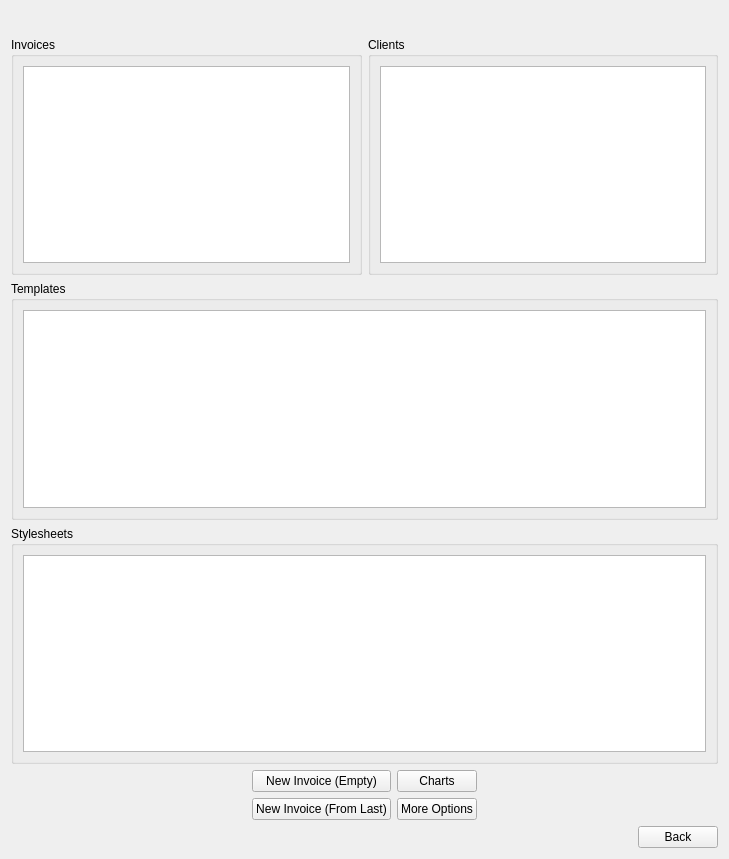
<?xml version="1.0" encoding="UTF-8"?>
<ui version="4.0">
 <class>MainPage</class>
 <widget class="QWidget" name="MainPage">
  <property name="geometry">
   <rect>
    <x>0</x>
    <y>0</y>
    <width>729</width>
    <height>859</height>
   </rect>
  </property>
  <property name="windowTitle">
   <string>Form</string>
  </property>
  <layout class="QVBoxLayout" name="verticalLayout_7">
   <item>
    <widget class="TitleBarWidget" name="titleBarWidget" native="true"/>
   </item>
   <item>
    <spacer name="verticalSpacer">
     <property name="orientation">
      <enum>Qt::Vertical</enum>
     </property>
     <property name="sizeType">
      <enum>QSizePolicy::Fixed</enum>
     </property>
     <property name="sizeHint" stdset="0">
      <size>
       <width>20</width>
       <height>20</height>
      </size>
     </property>
    </spacer>
   </item>
   <item>
    <layout class="QHBoxLayout" name="horizontalLayout">
     <item>
      <widget class="QGroupBox" name="groupBox">
       <property name="title">
        <string>Invoices</string>
       </property>
       <layout class="QVBoxLayout" name="verticalLayout">
        <item>
         <widget class="QTableView" name="invoiceContentView"/>
        </item>
       </layout>
      </widget>
     </item>
     <item>
      <widget class="QGroupBox" name="groupBox_2">
       <property name="title">
        <string>Clients</string>
       </property>
       <layout class="QVBoxLayout" name="verticalLayout_2">
        <item>
         <widget class="QTableView" name="clientsView"/>
        </item>
       </layout>
      </widget>
     </item>
    </layout>
   </item>
   <item>
    <widget class="QGroupBox" name="groupBox_4">
     <property name="title">
      <string>Templates</string>
     </property>
     <layout class="QVBoxLayout" name="verticalLayout_5">
      <item>
       <widget class="QTableView" name="templatesView"/>
      </item>
     </layout>
    </widget>
   </item>
   <item>
    <widget class="QGroupBox" name="groupBox_3">
     <property name="title">
      <string>Stylesheets</string>
     </property>
     <layout class="QVBoxLayout" name="verticalLayout_3">
      <item>
       <widget class="QTableView" name="stylesheetsView"/>
      </item>
     </layout>
    </widget>
   </item>
   <item>
    <layout class="QHBoxLayout" name="horizontalLayout_2">
     <item>
      <spacer name="horizontalSpacer_3">
       <property name="orientation">
        <enum>Qt::Horizontal</enum>
       </property>
       <property name="sizeHint" stdset="0">
        <size>
         <width>40</width>
         <height>20</height>
        </size>
       </property>
      </spacer>
     </item>
     <item>
      <layout class="QVBoxLayout" name="verticalLayout_4">
       <item>
        <widget class="QPushButton" name="newInvoiceFromEmptyButton">
         <property name="text">
          <string>New Invoice (Empty)</string>
         </property>
        </widget>
       </item>
       <item>
        <widget class="QPushButton" name="newInvoiceFromLastButton">
         <property name="text">
          <string>New Invoice (From Last)</string>
         </property>
        </widget>
       </item>
      </layout>
     </item>
     <item>
      <layout class="QVBoxLayout" name="verticalLayout_6">
       <item>
        <widget class="QPushButton" name="chartsButton">
         <property name="text">
          <string>Charts</string>
         </property>
        </widget>
       </item>
       <item>
        <widget class="QPushButton" name="moreButton">
         <property name="text">
          <string>More Options</string>
         </property>
        </widget>
       </item>
      </layout>
     </item>
     <item>
      <spacer name="horizontalSpacer_4">
       <property name="orientation">
        <enum>Qt::Horizontal</enum>
       </property>
       <property name="sizeHint" stdset="0">
        <size>
         <width>40</width>
         <height>20</height>
        </size>
       </property>
      </spacer>
     </item>
    </layout>
   </item>
   <item>
    <layout class="QHBoxLayout" name="horizontalLayout_4">
     <item>
      <widget class="DbStatusForm" name="dbStatusWidget" native="true"/>
     </item>
     <item>
      <widget class="QPushButton" name="backButton">
       <property name="sizePolicy">
        <sizepolicy hsizetype="Fixed" vsizetype="Fixed">
         <horstretch>0</horstretch>
         <verstretch>0</verstretch>
        </sizepolicy>
       </property>
       <property name="text">
        <string>Back</string>
       </property>
      </widget>
     </item>
    </layout>
   </item>
  </layout>
 </widget>
 <customwidgets>
  <customwidget>
   <class>DbStatusForm</class>
   <extends>QWidget</extends>
   <header>ui/DbStatusForm.h</header>
   <container>1</container>
  </customwidget>
  <customwidget>
   <class>TitleBarWidget</class>
   <extends>QWidget</extends>
   <header>ui/TitleBarWidget.h</header>
   <container>1</container>
  </customwidget>
 </customwidgets>
 <resources/>
 <connections/>
</ui>
